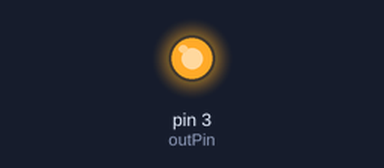
Simulated run of this sketch. Board: Arduino Uno, built with avr-gcc and run on an emulated ATmega328P. Shown: output pins drawn as LEDs (lit = HIGH).

Above: at 0.1 s.
At 27.3 s:
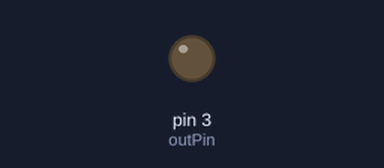
Timing chart, 0 to 28.8 s (numbered marks = the images above):
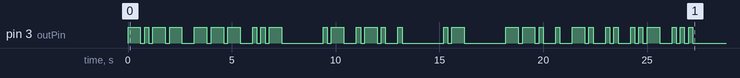

Measured:
- by itself, pin 3 (outPin): LOW → HIGH at 0.00 s, → LOW 0.60 s later, → HIGH 0.20 s later, → LOW 0.20 s later, … (64 changes in this stretch)

The sketch:

morse_blinker.ino
```cpp
const int outPin = 3;
const int blinkTime = 200; // length of a blink unit, in ms
const int maxLength = 25; // max message length, arbitrary
boolean msgSent = false;

//   Write your message to be relayed here!
//    Only a-z, A-Z, and spaces.
//    No puntuation, special chars, or numbers.
//    Please update maxLength if message exceeds current max.

char message[] = "you are a genius";


void setup() {
  pinMode(outPin, OUTPUT);
}

void loop() {

  if (!msgSent) {

    for (int i = 0; i < maxLength; i++) {
      flashLetter(message[i]);
    }

    msgSent = true;
  }
}

//  Turns LED on for 'len' units, then off for 1 unit.
void flash(int len) {
  digitalWrite(outPin, HIGH);
  delay(blinkTime * len);
  digitalWrite(outPin, LOW);
  delay(blinkTime); // 1 unit rest
}

// Flashes 'letter' in morse code on the LED.
void flashLetter(char letter) {
  if (letter == 32) { // space, 7 (5+2) units rest.
    delay(blinkTime*5);

  } else if (letter == 65 || letter == 97) {  // a, A = *_ = {1, 3}
    flash(1);
    flash(3);

  } else if (letter == 66 || letter == 98) {  // b, B = {3, 1, 1, 1}
    flash(3);
    flash(1);
    flash(1);
    flash(1);

  } else if (letter == 67 || letter == 99) {  // c, C = {3, 1, 3, 1}
    flash(3);
    flash(1);
    flash(3);
    flash(1);

  } else if (letter == 68 || letter == 100) {  // d, D = {3, 1, 1}
    flash(3);
    flash(1);
    flash(1);

  } else if (letter == 69 || letter == 101) {  // e, E = {1}
    flash(1);

  } else if (letter == 70 || letter == 102) {  // f, F = {1, 1, 3, 1}
    flash(1);
    flash(1);
    flash(3);
    flash(1);

  } else if (letter == 71 || letter == 103) {  // g, G = {3, 3, 1}
    flash(3);
    flash(3);
    flash(1);

  } else if (letter == 72 || letter == 104) {  // h, H = {1, 1, 1, 1}
    flash(1);
    flash(1);
    flash(1);
    flash(1);

  } else if (letter == 73 || letter == 105) {  // i, I = {1, 1}
    flash(1);
    flash(1);

  } else if (letter == 74 || letter == 106) {  // j, J = {1, 3, 3, 3}
    flash(1);
    flash(3);
    flash(3);
    flash(3);

  } else if (letter == 75 || letter == 107) {  // k, K = {3, 1, 3}
    flash(3);
    flash(1);
    flash(3);

  } else if (letter == 76 || letter == 108) {  // l, L = {1, 3, 1, 1}
    flash(1);
    flash(3);
    flash(1);
    flash(1);

  } else if (letter == 77 || letter == 109) {  // m, M = {3, 3}
    flash(3);
    flash(3);

  } else if (letter == 78 || letter == 110) {  // n, N = {3, 1}
    flash(3);
    flash(1);

  } else if (letter == 79 || letter == 111) {  // o, O = {3, 3, 3}
    flash(3);
    flash(3);
    flash(3);

  } else if (letter == 80 || letter == 112) {  // p, P = {1, 3, 3, 1}
    flash(1);
    flash(3);
    flash(3);
    flash(1);

  } else if (letter == 81 || letter == 113) {  // q, Q = {3, 3, 1, 3}
    flash(3);
    flash(3);
    flash(1);
    flash(3);

  } else if (letter == 82 || letter == 114) {  // r, R = {1, 3, 1}
    flash(1);
    flash(3);
    flash(1);

  } else if (letter == 83 || letter == 115) {  // s, S = {1, 1, 1}
    flash(1);
    flash(1);
    flash(1);

  } else if (letter == 84 || letter == 116) {  // t, T = {3}
    flash(3);

  } else if (letter == 85 || letter == 117) {  // u, U = {1, 1, 3}
    flash(1);
    flash(1);
    flash(3);

  } else if (letter == 86 || letter == 118) {  // v, V = {1, 1, 1, 3}
    flash(1);
    flash(1);
    flash(1);
    flash(3);

  } else if (letter == 87 || letter == 119) {  // w, W = {1, 3, 3}
    flash(1);
    flash(3);
    flash(3);

  } else if (letter == 88 || letter == 120) {  // x, X = {3, 1, 1, 3}
    flash(3);
    flash(1);
    flash(1);
    flash(3);

  } else if (letter == 89 || letter == 121) {  // y, Y = {3, 1, 3, 3}
    flash(3);
    flash(1);
    flash(3);
    flash(3);

  } else if (letter == 90 || letter == 122) {  // z, Z = {3, 3, 1, 1}
    flash(3);
    flash(3);
    flash(1);
    flash(1);
  }

  delay(blinkTime*2); // 3 (1+2) units rest
}
```
